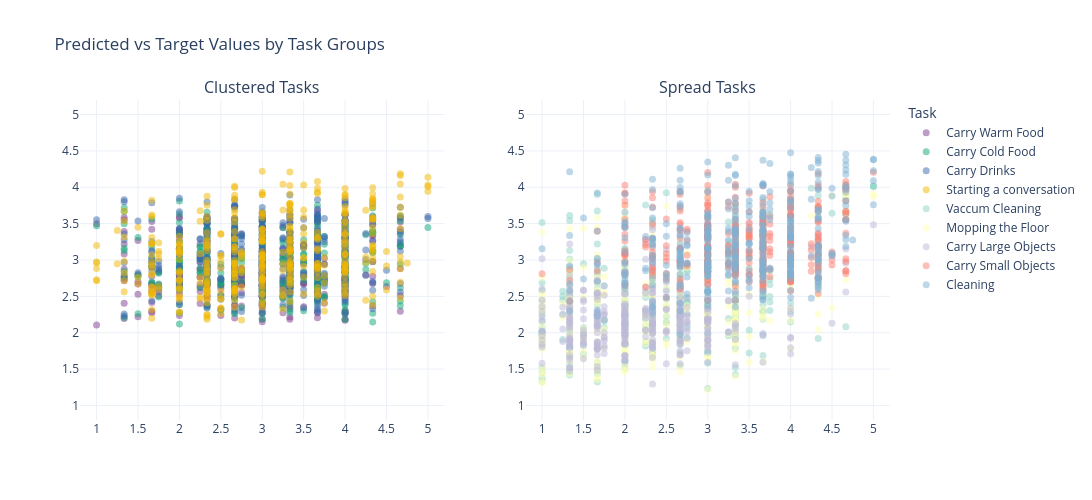

The notebook cell saved with this chart:
### Code cell
from plotly.subplots import make_subplots
import plotly.graph_objects as go
import plotly.express as px

# Select different palettes for your groups
palette_group1 = px.colors.qualitative.Bold
palette_group2 = px.colors.qualitative.Set3


colors_group1 = palette_group1[:len(group1)]
colors_group2 = palette_group2[:len(group2)]

fig = make_subplots(rows=1, cols=2,
                    subplot_titles=("Clustered Tasks", "Spread Tasks"))

# Add group1 tasks with palette_group1 colors
for task, color in zip(group1, colors_group1):
    df_task = df[df['Task'] == task]
    fig.add_trace(
        go.Scatter(x=df_task['Target'], y=df_task['Predicted'], mode='markers',
                   marker=dict(color=color, size=7, opacity=0.5),
                   name=task),
        row=1, col=1
    )

# Add group2 tasks with palette_group2 colors
for task, color in zip(group2, colors_group2):
    df_task = df[df['Task'] == task]
    fig.add_trace(
        go.Scatter(x=df_task['Target'], y=df_task['Predicted'], mode='markers',
                   marker=dict(color=color, size=7, opacity=0.5),
                   name=task),
        row=1, col=2
    )

fig.update_layout(
    template='plotly_white',
    width=1100, height=500,
    xaxis=dict(range=[0.8, 5.2], dtick=0.5),
    yaxis=dict(range=[0.8, 5.2], dtick=0.5),
    xaxis2=dict(range=[0.8, 5.2], dtick=0.5),
    yaxis2=dict(range=[0.8, 5.2], dtick=0.5),
    title="Predicted vs Target Values by Task Groups",
    legend_title_text='Task',
)

fig.show()

### Figure 1 — Plotly figure (JSON) as saved in the notebook; plotly's stock layout.template omitted (floating-point values rounded to 4 significant figures; data arrays with more than 128 entries replaced by an {"elided": "..."} marker saying what was removed)
{"data": [{"marker": {"color": "rgb(127, 60, 141)", "opacity": 0.5, "size": 7}, "mode": "markers", "name": "Carry Warm Food", "type": "scatter", "x": {"elided": "400 float values"}, "xaxis": "x", "y": {"elided": "400 float values"}, "yaxis": "y"}, {"marker": {"color": "rgb(17, 165, 121)", "opacity": 0.5, "size": 7}, "mode": "markers", "name": "Carry Cold Food", "type": "scatter", "x": {"elided": "400 float values"}, "xaxis": "x", "y": {"elided": "400 float values"}, "yaxis": "y"}, {"marker": {"color": "rgb(57, 105, 172)", "opacity": 0.5, "size": 7}, "mode": "markers", "name": "Carry Drinks", "type": "scatter", "x": {"elided": "400 float values"}, "xaxis": "x", "y": {"elided": "400 float values"}, "yaxis": "y"}, {"marker": {"color": "rgb(242, 183, 1)", "opacity": 0.5, "size": 7}, "mode": "markers", "name": "Starting a conversation", "type": "scatter", "x": {"elided": "400 float values"}, "xaxis": "x", "y": {"elided": "400 float values"}, "yaxis": "y"}, {"marker": {"color": "rgb(141,211,199)", "opacity": 0.5, "size": 7}, "mode": "markers", "name": "Vaccum Cleaning", "type": "scatter", "x": {"elided": "400 float values"}, "xaxis": "x2", "y": {"elided": "400 float values"}, "yaxis": "y2"}, {"marker": {"color": "rgb(255,255,179)", "opacity": 0.5, "size": 7}, "mode": "markers", "name": "Mopping the Floor", "type": "scatter", "x": {"elided": "400 float values"}, "xaxis": "x2", "y": {"elided": "400 float values"}, "yaxis": "y2"}, {"marker": {"color": "rgb(190,186,218)", "opacity": 0.5, "size": 7}, "mode": "markers", "name": "Carry Large Objects", "type": "scatter", "x": {"elided": "400 float values"}, "xaxis": "x2", "y": {"elided": "400 float values"}, "yaxis": "y2"}, {"marker": {"color": "rgb(251,128,114)", "opacity": 0.5, "size": 7}, "mode": "markers", "name": "Carry Small Objects", "type": "scatter", "x": {"elided": "400 float values"}, "xaxis": "x2", "y": {"elided": "400 float values"}, "yaxis": "y2"}, {"marker": {"color": "rgb(128,177,211)", "opacity": 0.5, "size": 7}, "mode": "markers", "name": "Cleaning", "type": "scatter", "x": {"elided": "400 float values"}, "xaxis": "x2", "y": {"elided": "400 float values"}, "yaxis": "y2"}], "layout": {"annotations": [{"font": {"size": 16}, "showarrow": false, "text": "Clustered Tasks", "x": 0.225, "xanchor": "center", "xref": "paper", "y": 1, "yanchor": "bottom", "yref": "paper"}, {"font": {"size": 16}, "showarrow": false, "text": "Spread Tasks", "x": 0.775, "xanchor": "center", "xref": "paper", "y": 1, "yanchor": "bottom", "yref": "paper"}], "height": 500, "legend": {"title": {"text": "Task"}}, "title": {"text": "Predicted vs Target Values by Task Groups"}, "width": 1100, "xaxis": {"anchor": "y", "domain": [0, 0.45], "dtick": 0.5, "range": [0.8, 5.2]}, "xaxis2": {"anchor": "y2", "domain": [0.55, 1], "dtick": 0.5, "range": [0.8, 5.2]}, "yaxis": {"anchor": "x", "domain": [0, 1], "dtick": 0.5, "range": [0.8, 5.2]}, "yaxis2": {"anchor": "x2", "domain": [0, 1], "dtick": 0.5, "range": [0.8, 5.2]}}}
